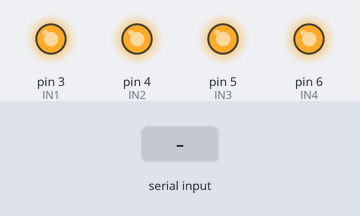
Bench run of a sketch on a simulated Arduino Uno, built with avr-gcc and run on an emulated ATmega328P. On the bench: output pins drawn as LEDs (lit = HIGH). The test bench sets the inputs (shaded band).

Above: at 1.2 s.
1.3 s: "1" received over Serial
At 2.5 s:
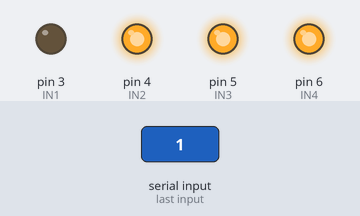
2.8 s: "2" received over Serial
At 3.8 s:
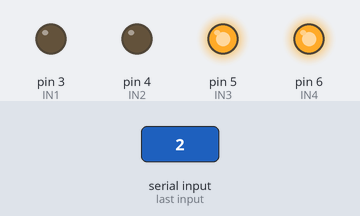
4.3 s: "3" received over Serial
At 5.0 s:
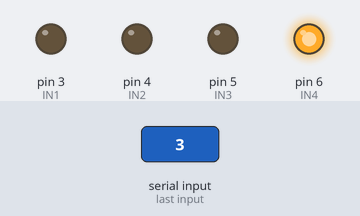
5.8 s: "4" received over Serial
At 6.1 s:
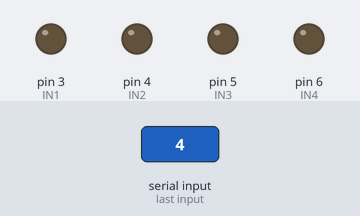
7.3 s: "5" received over Serial
At 8.4 s:
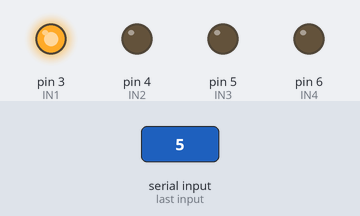
8.8 s: "6" received over Serial
At 9.6 s:
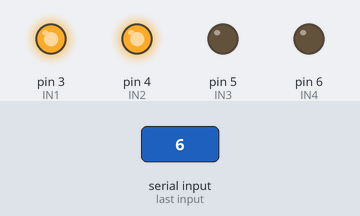
Timing chart, 0 to 11.3 s (numbered marks = the images above; inputs shaded):
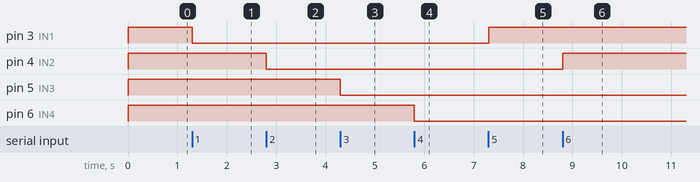

Measured:
- after the input at 1.3 s, pin 3 (IN1): HIGH → LOW at once
- after the input at 2.8 s, pin 4 (IN2): HIGH → LOW at once
- after the input at 4.3 s, pin 5 (IN3): HIGH → LOW at once
- after the input at 5.8 s, pin 6 (IN4): HIGH → LOW at once
- after the input at 7.3 s, pin 3 (IN1): LOW → HIGH at once
- after the input at 8.8 s, pin 4 (IN2): LOW → HIGH at once

The sketch:

control_hose.ino
```cpp
/**
 * HOME AUTOMATION, HOME LIGHT CONTROL WITH ARDUINO, 4CHANNEL RELAY
 * */


int IN1 = 3;
int IN2 = 4;
int IN3 = 5;
int IN4 = 6;

#define ON 0
#define OFF 1

char val;        // variable to receive data from the serial port
int ledpin = 13; // LED connected to pin 2 (on-board LED)

void setup()
{

  Serial.begin(9600); // start serial communication at 115200bps
  relay_init();       //initialize the relay
}

void loop()
{
  if (Serial.available())
  {
    val = Serial.read(); // read it and store it in 'val'

    if (val == '1')
    {
      relay_SetStatus(IN1, ON); //turn on RELAY_1
    }

    if (val == '2')
    {
      relay_SetStatus(IN2, ON); //turn on RELAY_2
    }
    if (val == '3')
    {
      relay_SetStatus(IN3, ON); //turn on RELAY_3
    }

    if (val == '4')
    {
      relay_SetStatus(IN4, ON); //turn on RELAY_4
    }

    // turn them off
    if (val == '5')
    {
      relay_SetStatus(IN1, OFF); //turn off RELAY_1
    }

    if (val == '6')
    {
      relay_SetStatus(IN2, OFF); //turn off RELAY_2
    }

    if (val == '7')
    {
      relay_SetStatus(IN3, OFF); //turn off RELAY_3
    }
    if (val == '8')
    {
      relay_SetStatus(IN4, OFF); //turn off RELAY_4
    }
  }
}

void relay_init(void) //initialize the relay
{
  //set all the relays OUTPUT
  pinMode(IN1, OUTPUT);
  pinMode(IN2, OUTPUT);
  pinMode(IN3, OUTPUT);
  pinMode(IN4, OUTPUT);
  relay_SetStatus(IN1, OFF); //turn off all the relay
  relay_SetStatus(IN2, OFF); //turn off all the relay
  relay_SetStatus(IN3, OFF); //turn off all the relay
  relay_SetStatus(IN4, OFF); //turn off all the relay
}
//set the status of relays
void relay_SetStatus(int channel, unsigned char status)
{
  digitalWrite(channel, status);
}
```
